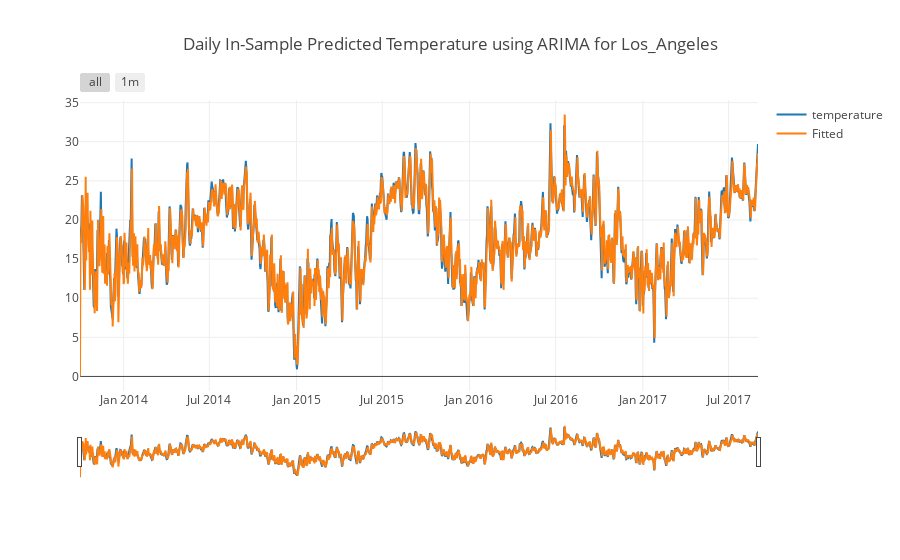

Source (notebook cell):
### Markdown cell above
Now let us plot this in-sample-prediction so we can see how our model fits to our datasetv

### Code cell
predictions_df = pd.DataFrame(in_sample_preds, index=Y_train.index, columns=['Fitted'])
predictions_df

combined_df = Y_train.join(predictions_df, how="left")

fig = charter_helper_fitted("Daily In-Sample Predicted Temperature using ARIMA for " + city, combined_df)
iplot(fig)

py.image.save_as(fig, filename=f'{EXPERIMENT_DIR}/Daily_ARIMA_actual_vs_predict.png')

### Figure 1 — Plotly figure (JSON) as saved in the notebook; plotly's stock layout.template omitted (floating-point values rounded to 4 significant figures; data arrays with more than 128 entries replaced by an {"elided": "..."} marker saying what was removed)
{"data": [{"name": "temperature", "type": "scatter", "uid": "b8d2cb0c-9fe7-11e8-a124-00215cc353c9", "x": {"elided": "1432 str values"}, "y": {"elided": "1432 float values"}}, {"name": "Fitted", "type": "scatter", "uid": "b8d2cb0d-9fe7-11e8-bbaf-00215cc353c9", "x": {"elided": "1432 str values"}, "y": {"elided": "1432 float values"}}], "layout": {"title": "Daily In-Sample Predicted Temperature using ARIMA for Los_Angeles", "xaxis": {"rangeselector": {"buttons": [{"step": "all"}, {"count": 1, "label": "1m", "step": "month", "stepmode": "backward"}]}, "rangeslider": {"visible": true}, "type": "date"}}}
